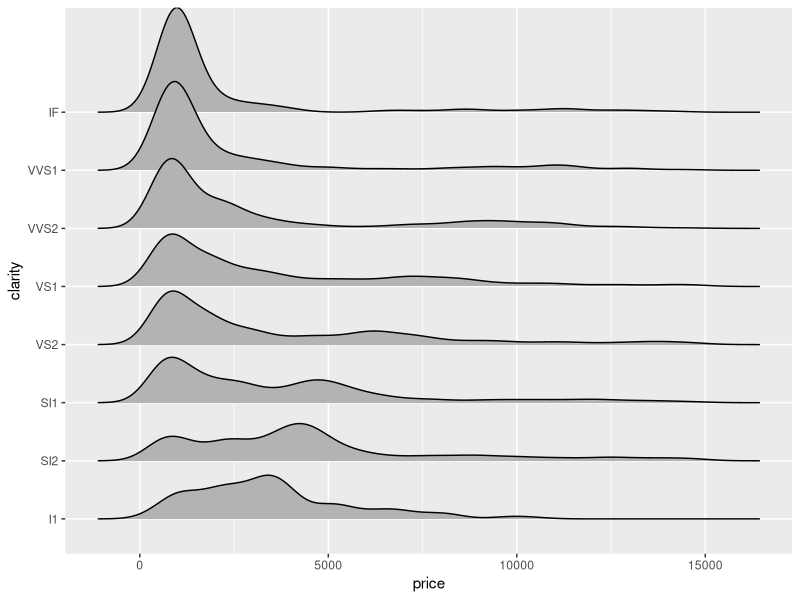
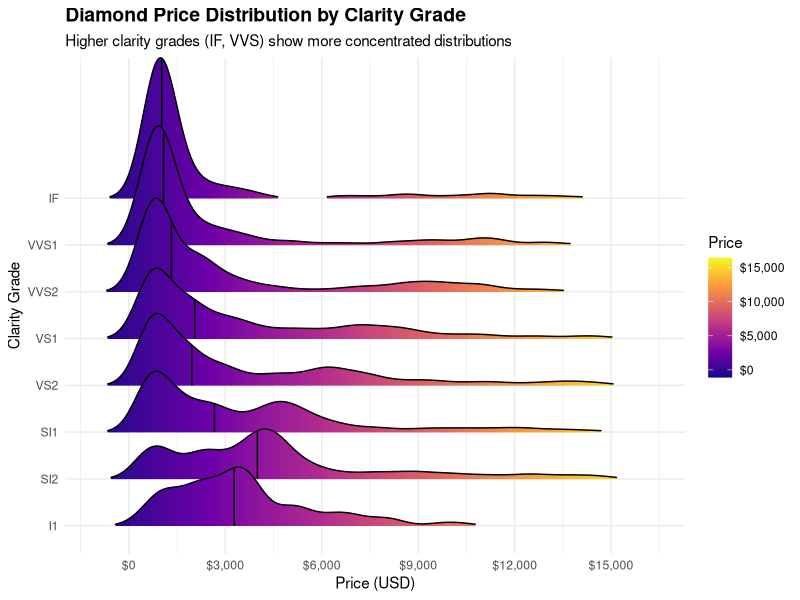
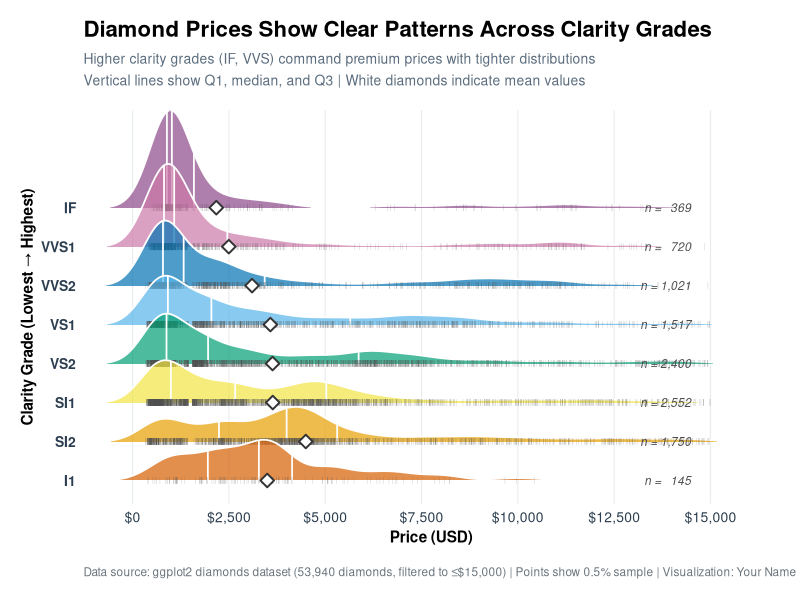

Generate these figures, in order, with R:
## ---- chunk 1
#| label: setup
#| message: false
#| warning: false

# Load required libraries
library(tidyverse)  # Includes ggplot2, dplyr, and other essential packages
library(ggridges)   # For ridgeline plot functionality
library(scales)     # For formatting axes and labels

# Prepare the data: focus on standard clarity grades
data_diamonds <- diamonds %>% slice_sample(prop=0.2)%>%
  filter(clarity %in% c("I1", "SI2", "SI1", "VS2", "VS1", "VVS2", "VVS1", "IF")) %>%
  mutate(
    clarity = factor(clarity, 
                    levels = c("I1", "SI2", "SI1", "VS2", "VS1", "VVS2", "VVS1", "IF"),
                    ordered = TRUE)
  ) %>%
  filter(price <= 15000)  # Remove extreme outliers for better visualization

# Preview the data
head(data_diamonds)
table(data_diamonds$clarity)
## ---- chunk 2
#| label: chart-basic
#| fig-width: 8
#| fig-height: 6

ggplot(data_diamonds, aes(x = price, y = clarity)) +  # Set up the plot with x and y variables
  geom_density_ridges()                                # Create ridgeline plot
## ---- chunk 3
#| label: chart-intermediate
#| fig-width: 8
#| fig-height: 6

ggplot(data_diamonds, aes(x = price, y = clarity, fill = after_stat(x))) +
  geom_density_ridges_gradient(
    scale = 3,                                       # Height scaling factor
    rel_min_height = 0.01,                          # Trim very small tails
    quantile_lines = TRUE,                          # Add quantile lines
    quantiles = 2                                    # Show median
  ) +
  scale_fill_viridis_c(name = "Price", 
                       option = "plasma",
                       labels = dollar_format()) +   # Color gradient
  scale_x_continuous(labels = dollar_format(),
                     breaks = seq(0, 15000, by = 3000)) +
  labs(
    title = "Diamond Price Distribution by Clarity Grade",
    subtitle = "Higher clarity grades (IF, VVS) show more concentrated distributions",
    x = "Price (USD)",
    y = "Clarity Grade"
  ) +
  theme_minimal() +
  theme(
    plot.title = element_text(face = "bold", size = 14),
    legend.position = "right"
  )
## ---- chunk 4
#| label: chart-advanced
#| fig-width: 10
#| fig-height: 8

# Calculate summary statistics for annotations
clarity_summary <- data_diamonds %>%
  group_by(clarity) %>%
  summarise(
    n = n(),
    median_price = median(price),
    mean_price = mean(price),
    q25 = quantile(price, 0.25),
    q75 = quantile(price, 0.75),
    .groups = 'drop'
  )

# Sample data for point overlay
set.seed(123)
data_sample <- data_diamonds %>%
  group_by(clarity) %>%
  slice_sample(prop = 0.005) %>%  # Sample 0.5% of points
  ungroup()

# Define custom color palette
clarity_colors <- c(
  "I1" = "#D55E00",      # Orange-red for lowest clarity
  "SI2" = "#E69F00",     # Orange
  "SI1" = "#F0E442",     # Yellow
  "VS2" = "#009E73",     # Green
  "VS1" = "#56B4E9",     # Light blue
  "VVS2" = "#0072B2",    # Blue
  "VVS1" = "#CC79A7",    # Purple
  "IF" = "#8B4789"       # Dark purple for highest clarity
)

ggplot(data_diamonds, aes(x = price, y = clarity, fill = clarity)) +
  # Main ridgeline layer with quantiles
  geom_density_ridges(
    scale = 2.5,
    alpha = 0.7,
    rel_min_height = 0.01,
    quantile_lines = TRUE,
    quantiles = c(0.25, 0.5, 0.75),  # Q1, median, Q3
    color = "white",
    linewidth = 0.6,
    jittered_points = TRUE,
    position = position_points_jitter(width = 0.05, height = 0),
    point_shape = '|',
    point_size = 1.5,
    point_alpha = 0.3,
    point_color = "gray30"
  ) +
  # Add mean markers
  geom_point(data = clarity_summary,
             aes(x = mean_price, y = as.numeric(clarity)),
             inherit.aes = FALSE,
             shape = 23,
             size = 3,
             fill = "white",
             color = "gray20",
             stroke = 1) +
  # Apply custom colors
  scale_fill_manual(values = clarity_colors,
                    name = "Clarity Grade") +
  # Format x-axis
  scale_x_continuous(labels = dollar_format(),
                     breaks = seq(0, 15000, by = 2500),
                     expand = expansion(mult = c(0.01, 0.02))) +
  # Add comprehensive labels
  labs(
    title = "Diamond Prices Show Clear Patterns Across Clarity Grades",
    subtitle = "Higher clarity grades (IF, VVS) command premium prices with tighter distributions\nVertical lines show Q1, median, and Q3 | White diamonds indicate mean values",
    x = "Price (USD)",
    y = "Clarity Grade (Lowest → Highest)",
    caption = "Data source: ggplot2 diamonds dataset (53,940 diamonds, filtered to ≤$15,000) | Points show 0.5% sample | Visualization: Your Name"
  ) +
  # Add sample size annotations
  geom_text(data = clarity_summary,
            aes(x = 14500, 
                y = as.numeric(clarity),
                label = paste0("n = ", format(n, big.mark = ","))),
            inherit.aes = FALSE,
            size = 3,
            hjust = 1,
            fontface = "italic",
            color = "gray30") +
  theme_minimal(base_size = 12) +
  theme(
    # Title and text styling
    plot.title = element_text(face = "bold", size = 16, 
                              margin = margin(b = 8)),
    plot.subtitle = element_text(size = 10, color = "#5A6C7D",
                                  lineheight = 1.3,
                                  margin = margin(b = 15)),
    plot.caption = element_text(size = 8.5, color = "#6C757D", 
                                hjust = 0, margin = margin(t = 15)),
    
    # Axis styling
    axis.title = element_text(size = 11, face = "bold", 
                              margin = margin(t = 10, r = 10)),
    axis.text = element_text(size = 10, color = "#2C3E50"),
    axis.text.y = element_text(face = "bold"),
    
    # Legend styling
    legend.position = "none",  # Remove legend (y-axis labels sufficient)
    
    # Grid and panel styling
    panel.grid.minor = element_blank(),
    panel.grid.major.y = element_blank(),
    panel.grid.major.x = element_line(color = "#E9ECEF", linewidth = 0.4),
    
    # Margins
    plot.margin = margin(15, 15, 15, 15)
  )
